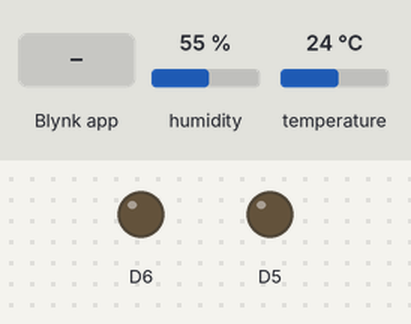
Recording of a sketch running on a simulated ESP8266 (NodeMCU). Parts: output pins drawn as LEDs (lit = HIGH). The test bench sets the inputs (shaded band); at power-on: humidity 55 %, temperature 24 °C. WiFi joins after 1.5 s; servers stay silent unless stated; what the sketch prints to the serial monitor is not drawn.

Above: at 3.0 s.
3.1 s: Blynk app writes 1 to V0
At 4.7 s:
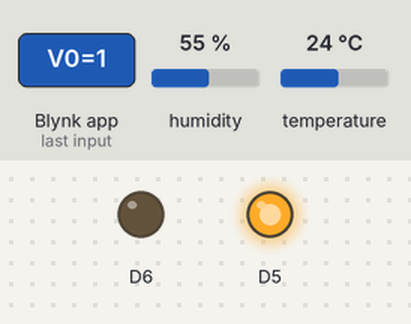
5.3 s: Blynk app writes 1 to V1
At 7.0 s:
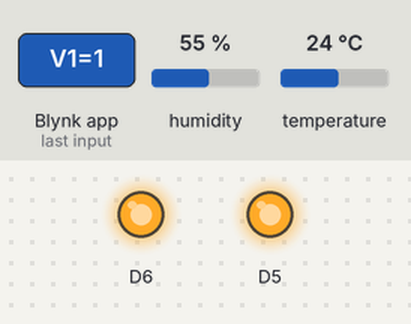
7.3 s: Blynk app writes 0 to V0
At 8.4 s:
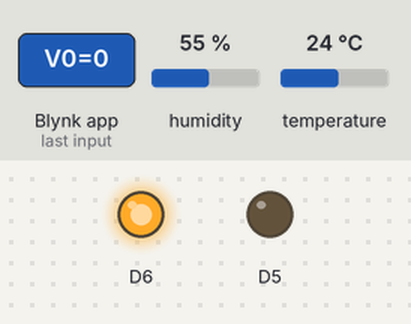
9.4 s: Blynk app writes 0 to V1
At 10.8 s:
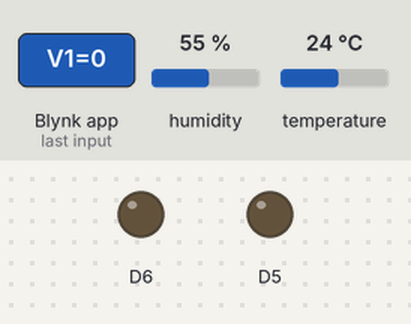
Timing chart, 0 to 12.4 s (numbered marks = the images above; inputs shaded):
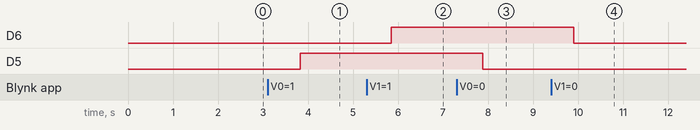

Measured:
- after the input at 3.1 s, D5: LOW → HIGH after 0.73 s
- after the input at 5.3 s, D6: LOW → HIGH after 0.55 s
- after the input at 7.3 s, D5: HIGH → LOW after 0.58 s
- after the input at 9.4 s, D6: HIGH → LOW after 0.50 s

The sketch:

blank-wifi.ino
```cpp
#define BLYNK_TEMPLATE_ID "TMPL6H0UmNwk6"
#define BLYNK_TEMPLATE_NAME "Quickstart Template"
#define BLYNK_AUTH_TOKEN "XohxCnr6eiu8hQnafLo5XrGAmTMhgAGo"


#define BLYNK_PRINT Serial


#include <ESP8266WiFi.h>
#include <BlynkSimpleEsp8266.h>
#include <DHT.h>

char ssid[] = "No Network";
char pass[] = "11223344";


//Code

BLYNK_WRITE(V0){
  int value01 = param.asInt();

  if(value01 == 1){
    digitalWrite(D5,HIGH);
  }
  if(value01 == 0){
    digitalWrite(D5,LOW);
  }
}

BLYNK_WRITE(V1){
  int value02 = param.asInt();

  if(value02 == 1){
    digitalWrite(D6,HIGH);
  }
  if(value02 == 0){
    digitalWrite(D6,LOW);
  }
}

//temp-s
#define DHTPIN D1
#define DHTTYPE DHT11

DHT dht(DHTPIN,DHTTYPE);


void setup()
{
  Serial.begin(115200);

  Blynk.begin(BLYNK_AUTH_TOKEN, ssid, pass);

pinMode(D5,OUTPUT);
pinMode(D6,OUTPUT);

  // tamparacer

     dht.begin();
}

void loop()
{
  Blynk.run();
  //tapm-s
        float humidity = dht.readHumidity();
        float temperature = dht.readTemperature();

        if (isnan(humidity) || isnan(temperature)) {
        Serial.println("Failed to read from DHT sensor!");
        return;
        }

       // Serial.println("Temperature: "Humidity);
     Serial.println(temperature);
        Serial.println(" °C");
     Serial.println(humidity);
        Serial.println(" %");

        Blynk.virtualWrite(V2, humidity);
        Blynk.virtualWrite(V3, temperature);

        delay(1000); // Update every 2 seconds
}
```
